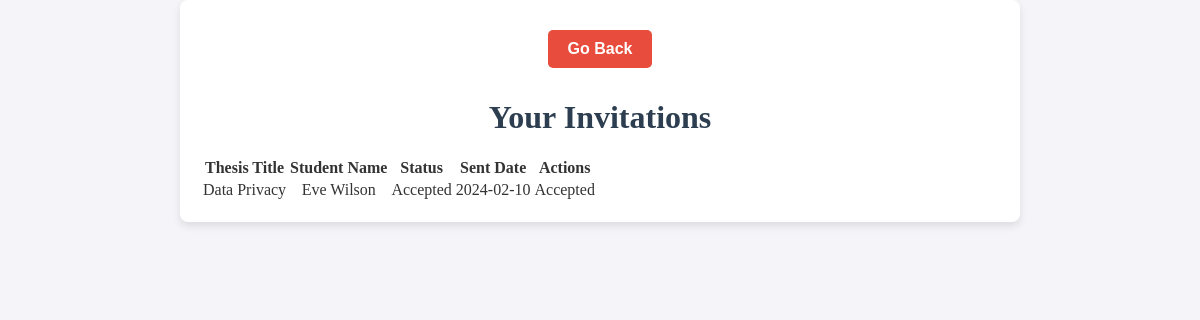
/invites.php (signed in), run on an earlier commit of the app's database.
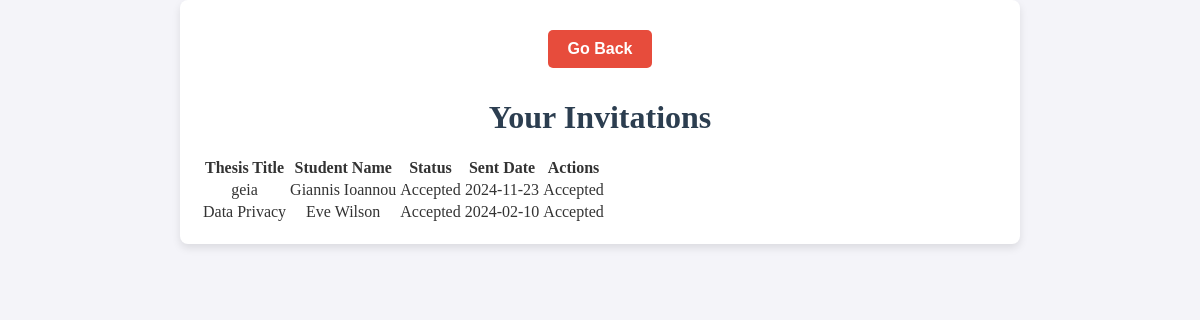
And on a later commit of the database.
### tables this page shows
CREATE TABLE `invitations` (
  `invitationID` int(11) NOT NULL,
  `thesisID` int(11) NOT NULL,
  `studentID` int(11) NOT NULL,
  `professorID` int(11) NOT NULL,
  `status` enum('pending','accepted','rejected') NOT NULL DEFAULT 'pending',
  `sentDate` date NOT NULL,
  `responseDate` date DEFAULT NULL
);

CREATE TABLE `thesis` (
  `thesisID` int(11) NOT NULL,
  `title` varchar(255) NOT NULL,
  `description` text NOT NULL,
  `status` enum('under assignment','active','under review','finalized','withdrawn') NOT NULL,
  `supervisorID` int(11) NOT NULL,
  `member1ID` int(11) DEFAULT NULL,
  `member2ID` int(11) DEFAULT NULL,
  `studentID` int(11) DEFAULT NULL,
  `finalGrade` decimal(4,2) DEFAULT NULL,
  `postedDate` date NOT NULL,
  `assignmentDate` date DEFAULT NULL,
  `completionDate` date DEFAULT NULL,
  `examinationDate` date DEFAULT NULL,
  `withdrawalDate` date DEFAULT NULL,
  `pdf` varchar(50) DEFAULT NULL,
  `withdrawn_comment` enum('from professor','from secretary') DEFAULT NULL,
  `general_assembly` varchar(20) DEFAULT NULL
);

### invites.php (the view, shortened to what this page needs)
<?php
include 'access.php';
$professorID = $_SESSION['user_id'];
$invitations = $con->query("
    SELECT i.invitationID, t.thesisID, t.title AS thesis_title, CONCAT(s.Name, ' ', s.Surname) AS student_name, i.status, i.sentDate
    FROM Invitations i
    JOIN Thesis t ON i.thesisID = t.thesisID
    JOIN Students s ON i.studentID = s.Student_ID
    WHERE i.professorID = $professorID
    ORDER BY i.sentDate DESC
");
?>
<!DOCTYPE html>
<html lang="en">
<head>
    <link rel="stylesheet" href="lobby.css">
</head>
<body>
    <div class="container">
        <button class="go-back" onclick="window.location.href = 'professor.php';">Go Back</button>
        <h1>Your Invitations</h1>
        <table>
            <thead>
                <tr>
                    <th>Thesis Title</th>
                    <th>Student Name</th>
                    <th>Status</th>
                    <th>Sent Date</th>
                    <th>Actions</th>
                </tr>
            </thead>
            <tbody>
                <?php while ($row = $invitations->fetch_assoc()): ?>
                    <tr>
                        <td><?= htmlspecialchars($row['thesis_title']) ?></td>
                        <td><?= htmlspecialchars($row['student_name']) ?></td>
                        <td><?= htmlspecialchars(ucfirst($row['status'])) ?></td>
                        <td><?= htmlspecialchars($row['sentDate']) ?></td>
                        <td>
                            <?php if ($row['status'] === 'pending'): ?>
                                <form method="POST" style="display: inline;">
                                    <input type="hidden" name="invitation_id" value="<?= $row['invitationID'] ?>">
                                    <input type="hidden" name="thesis_id" value="<?= $row['thesisID'] ?>">
                                    <input type="hidden" name="action" value="accept">
                                    <button type="submit">Accept</button>
                                </form>
                                <form method="POST" style="display: inline;">
                                    <input type="hidden" name="invitation_id" value="<?= $row['invitationID'] ?>">
                                    <input type="hidden" name="thesis_id" value="<?= $row['thesisID'] ?>">
                                    <input type="hidden" name="action" value="reject">
                                    <button type="submit">Reject</button>
                                </form>
                            <?php else: ?>
                                <span><?= ucfirst($row['status']) ?></span>
                            <?php endif; ?>
                        </td>
                    </tr>
                <?php endwhile; ?>
            </tbody>
        </table>
    </div>
</body>
</html>

### lobby.css (style rules this page uses)
body { font-family: 'Georgia', serif; background-color: #f4f4f9; color: #333; margin: 0; padding: 0; }
.container { max-width: 800px; margin: 0 auto; padding: 20px; text-align: center; background-color: #fff; box-shadow: 0 4px 8px rgba(0, 0, 0, 0.1); border-radius: 8px; }
h1 { color: #2c3e50; font-size: 2em; font-weight: bold; margin-bottom: 20px; }
button { background-color: #2c3e50; color: #fff; font-size: 1em; padding: 10px 20px; margin: 10px; border: none; border-radius: 5px; cursor: pointer; transition: background-color 0.3s; }
.go-back { background-color: #e74c3c; font-weight: bold; }

What changed in the data, as far as the page shows it:
added invitations: thesisID.title "geia", student_name "Giannis Ioannou", status "Accepted", sentDate "2024-11-23"
